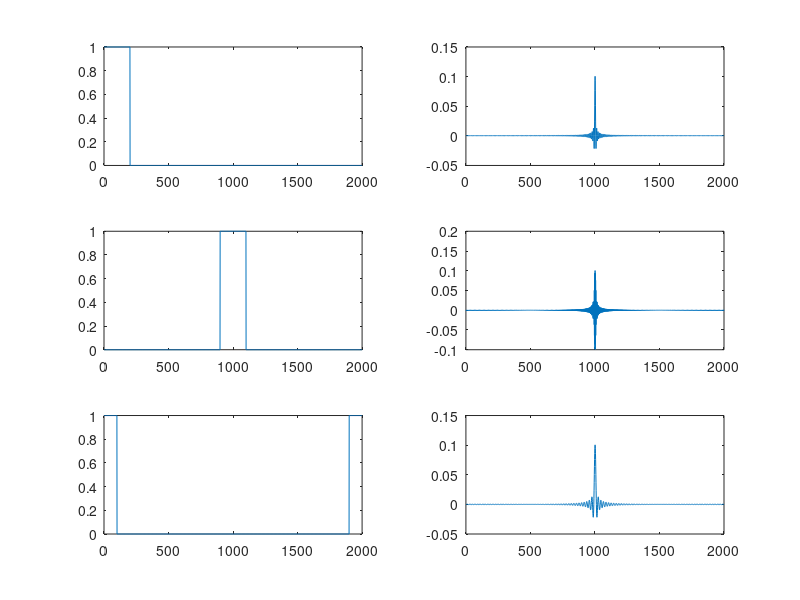

The MATLAB script that drew this image:
function Test_10
%TEST_10 Summary of this function goes here
%   Detailed explanation goes here
close all
a1 =zeros(1,2000);
a2 =zeros(1,2000);
a3 =zeros(1,2000);
a1(1:201) = ones(1,201);
a2(900:1100) = ones(1,201);
a3(1:100) = ones(1,100);
a3(1900:2000) = ones(1,101);


fft_a1 = fftshift(ifft(a1));
fft_a2 = fftshift(ifft(a2));
fft_a3 = fftshift(ifft(a3));
subplot(3,2,1),plot(real(a1))
subplot(3,2,3),plot(real(a2))
subplot(3,2,5),plot(real(a3))
subplot(3,2,2),plot(real(fft_a1))
subplot(3,2,4),plot(real(fft_a2))
subplot(3,2,6),plot(real(fft_a3))
end
